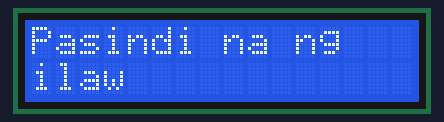
Bench run of a sketch on a simulated Arduino Uno, built with avr-gcc and run on an emulated ATmega328P. On the bench: 16×2 character LCD.

Above: at 0.1 s.
At 5.2 s:
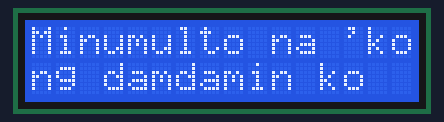
At 8.2 s:
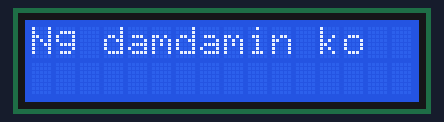
At 14.2 s:
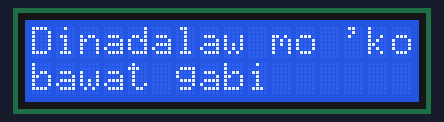
At 22.3 s:
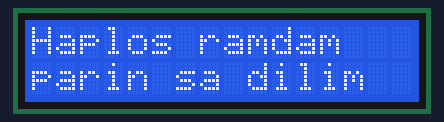
At 34.4 s:
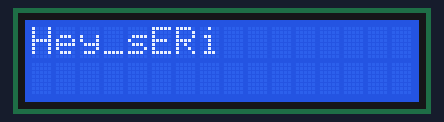

The sketch:

relapse.ino
```cpp
#include <Wire.h>
#include <LiquidCrystal_I2C.h>

LiquidCrystal_I2C lcd(0x27, 16, 2); // Address 0x27, 16 cols, 2 rows

void setup() {
  lcd.init();
  lcd.backlight();
}

void loop() {
  lcd.clear();
  lcd.print("Pasindi na ng");
  lcd.setCursor(0, 1);
  lcd.print("ilaw");
  delay(5000);

  lcd.clear();
  lcd.print("Minumulto na 'ko");
  lcd.setCursor(0, 1);
  lcd.print("ng damdamin ko");
  delay(3000);

  lcd.clear();
  lcd.print("Ng damdamin ko");
  delay(2000);

  lcd.clear();
  lcd.print("How can we go");
  lcd.setCursor(0, 1);
  lcd.print("back to being");
  delay(3000);

  lcd.clear();
  lcd.print("friends");
  delay(1000);

  lcd.clear();
  lcd.print("Dinadalaw mo 'ko");
  lcd.setCursor(0, 1);
  lcd.print("bawat gabi");
  delay(5000);

  lcd.clear();
  lcd.print("How can you look");
  lcd.setCursor(0, 1);
  lcd.print("at me & pretend");
  delay(3000);

  lcd.clear();
  lcd.print("Haplos ramdam");
  lcd.setCursor(0, 1);
  lcd.print("parin sa dilim");
  delay(3000);

  lcd.clear();
  lcd.print("na-mamamayapa?");
  delay(1000); // 1 second pause

  lcd.clear();
  lcd.print("Hindi na");
  delay(3000); // stays 3 seconds

  lcd.clear();
  lcd.print("back to being");
  delay(1000); // stays 1 second

  lcd.clear();
  lcd.print("friends");
  delay(1000); // 1 second pause

  lcd.clear();
  lcd.print("When we just");
  lcd.setCursor(0, 1);
  lcd.print("shared a bed?");
  delay(3000);

  lcd.clear();
  lcd.print("Hey_sERi");
  delay(3000); // stays 3 seconds
}
```

Measured:
- what the display in image 1 shows lasts 3.0 s, from 5.1 s to 8.1 s
- what the display in image 2 shows lasts 2.1 s, from 8.1 s to 10.2 s
- what the display in image 3 shows lasts 5.0 s, from 14.2 s to 19.2 s
